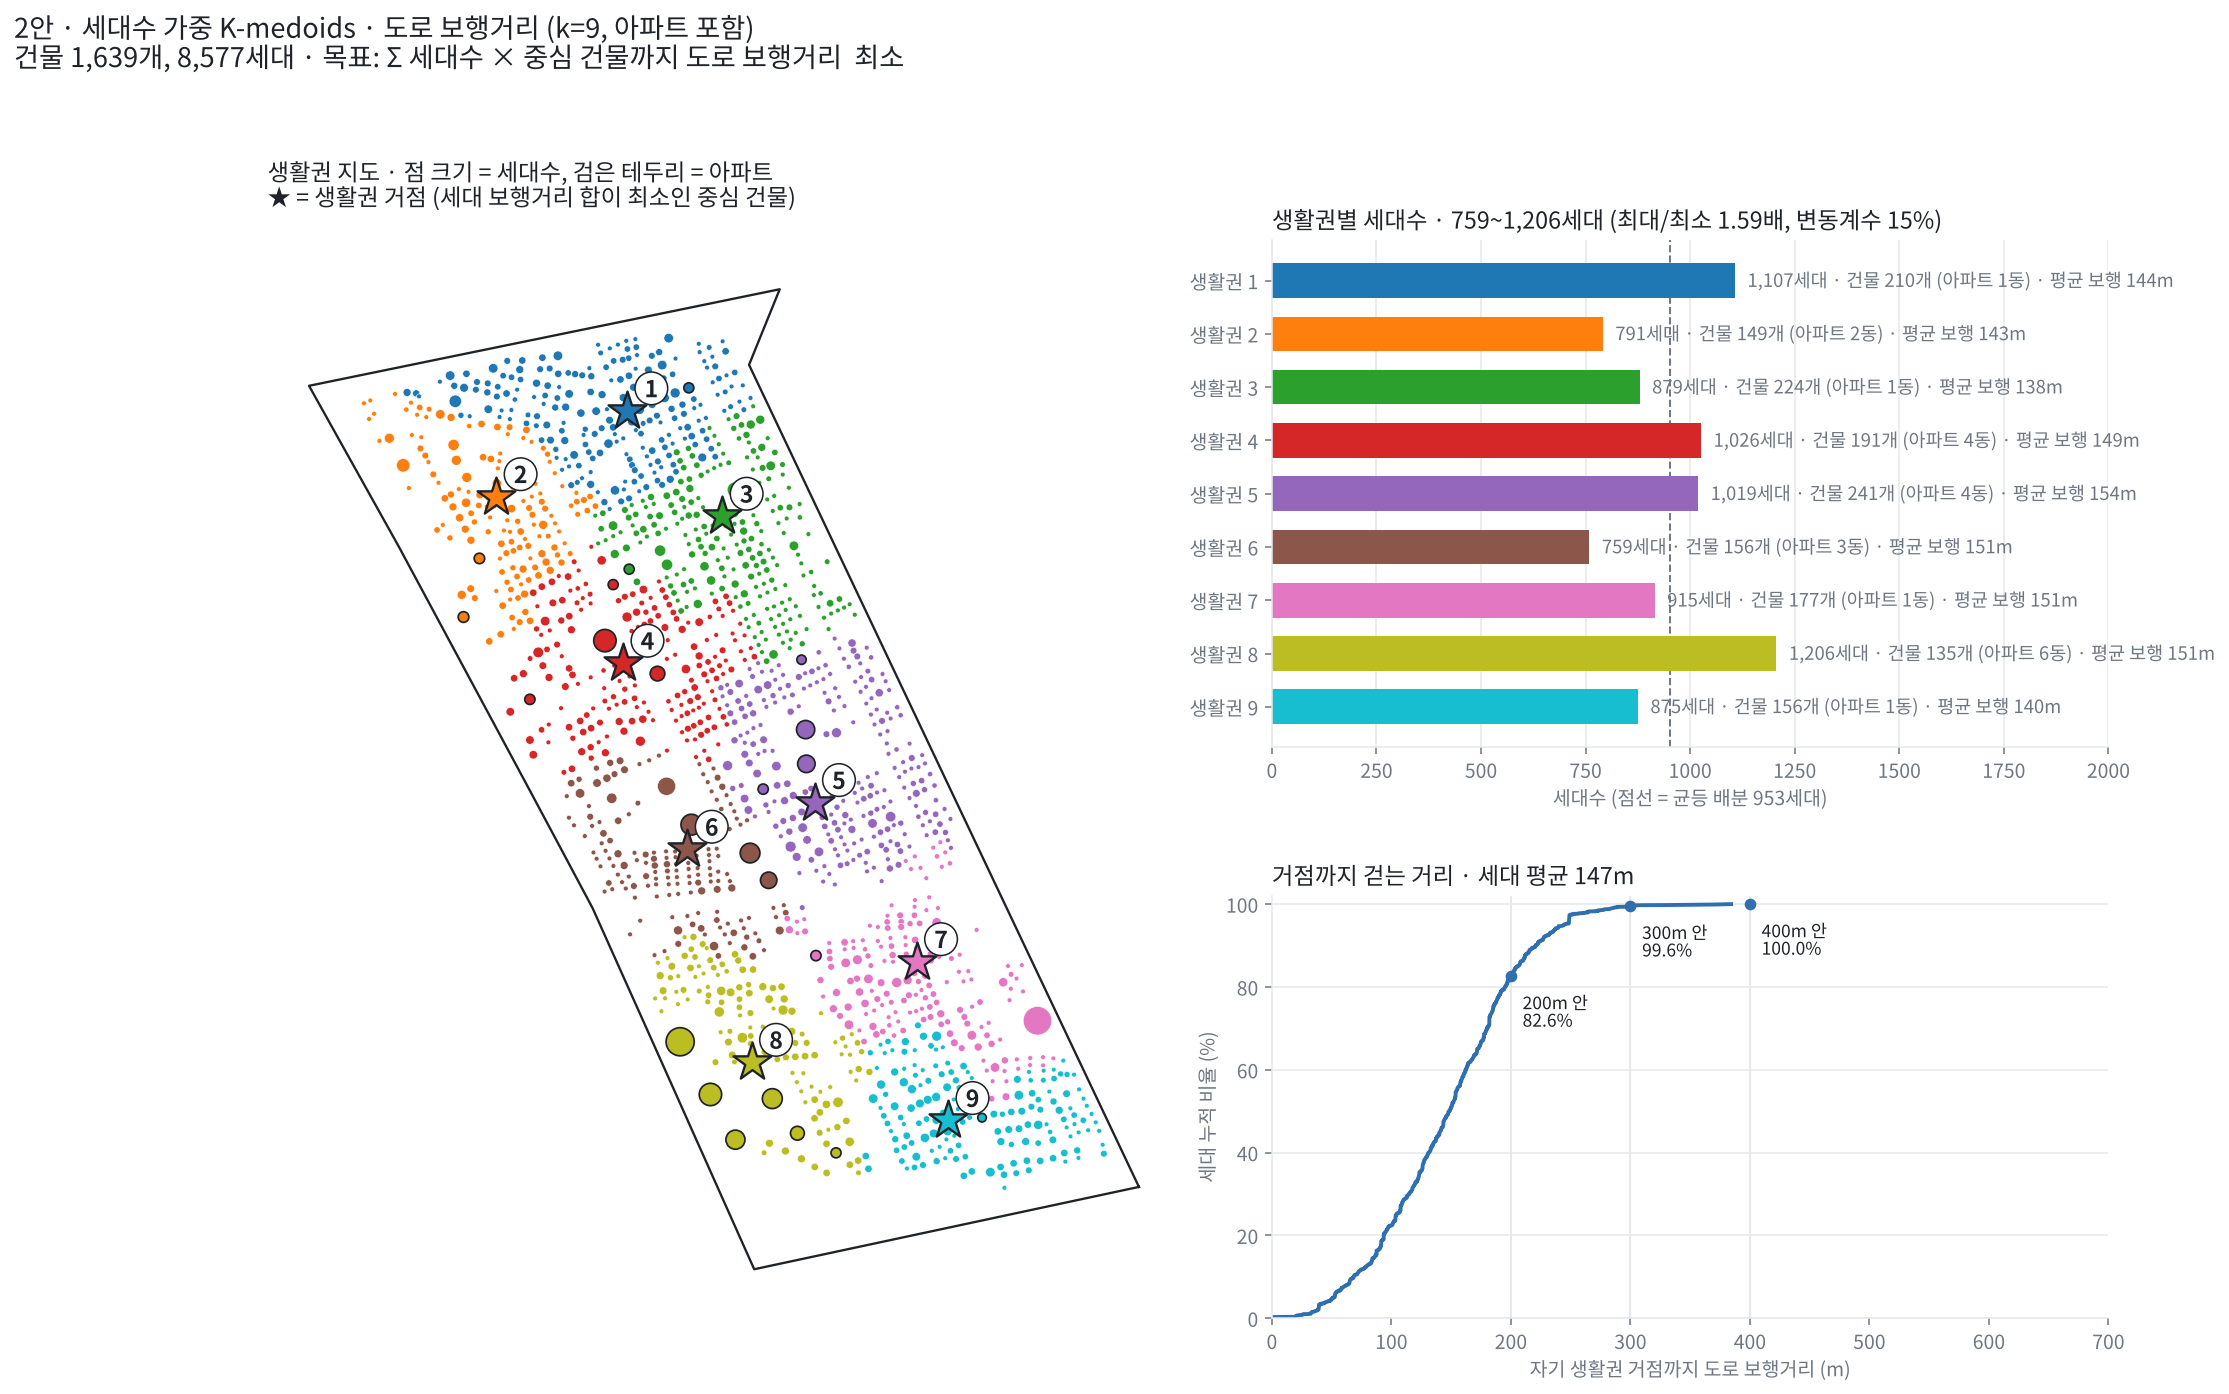

Generate this figure with Python:
"""2안: 세대수 가중 K-medoids (도로 보행거리) 로 생활권 9개 나누기

중심점 = 실제 건물 하나 (medoid). 그 생활권 세대들이 걷는 거리 합이 가장 작은 건물
거리   = 도로를 따라 걷는 거리 (1차 정제의 150m 이하 보행거리를 이어 붙여 모든 건물 쌍 계산)
목표   = Σ 세대수 × (건물 -> 자기 생활권 중심 건물 보행거리)  를 최소로
         K-means 처럼 거리를 제곱하지 않는다. "세대들이 걷는 거리의 합"을 그대로 줄인다.
계산   = 직접 구현 (scikit-learn 에는 세대수 가중 K-medoids 가 없음)
         (1) 시작 중심 고르기 100번 (k-means++ 방식, seed 42)
         (2) 배정 <-> 중심 다시 고르기를 반복 (Voronoi 반복)
         (3) 가장 좋은 결과에서 중심을 다른 건물로 바꿔 보며 더 줄어들면 바꾸기 (PAM 교환)

실행:  python kmedoids_walk.py
입력:  nodes_sinwol1.xlsx (같은 폴더, 1차 정제 결과)
출력:  kmedoids_walk.png
"""
from __future__ import annotations

from pathlib import Path

import matplotlib.pyplot as plt
import numpy as np
import pandas as pd
from matplotlib import font_manager
from scipy.sparse import csr_matrix
from scipy.sparse.csgraph import dijkstra

PLAN = "2안"
PLAN_LABEL = "세대수 가중 K-medoids · 도로 보행거리"
OUTPUT_PNG = "kmedoids_walk.png"

ROOT = Path(__file__).resolve().parent
INPUT = ROOT / "nodes_sinwol1.xlsx"
N_ZONES = 9
SEED = 42
N_INIT = 100

# ---------------------------------------------------------------------------
# 1. 데이터
# ---------------------------------------------------------------------------
nodes = pd.read_excel(INPUT, sheet_name="nodes")
edges = pd.read_excel(INPUT, sheet_name="edges")
boundary = pd.read_excel(INPUT, sheet_name="boundary")
XY = nodes[["x", "y"]].to_numpy()
HH = nodes.households.to_numpy().astype(float)
H_TOTAL = int(HH.sum())
N = len(nodes)


# ---------------------------------------------------------------------------
# 2. 모든 건물 쌍의 도로 보행거리 (1안과 같은 계산)
#    edges 시트의 150m 이하 보행거리에서 양쪽 건물의 '도로까지 수직거리'를 빼면
#    도로 위에서 이동한 거리만 남는다. 이것을 이어 붙여 최단거리(다익스트라)를 구하고
#    출발·도착 건물의 수직거리를 다시 더하면 모든 건물 쌍의 도로 보행거리가 된다.
# ---------------------------------------------------------------------------
def walk_matrix() -> np.ndarray:
    idx = {nid: i for i, nid in enumerate(nodes.node_id)}
    s = edges.source.map(idx).to_numpy()
    t = edges.target.map(idx).to_numpy()
    snap = nodes.snap_to_road_m.to_numpy()
    on_road = np.maximum(edges.walk_m.to_numpy() - snap[s] - snap[t], 0.01)
    R = dijkstra(csr_matrix((on_road, (s, t)), shape=(N, N)), directed=False)
    D = R + snap[:, None] + snap[None, :]
    np.fill_diagonal(D, 0)
    return D


D = walk_matrix()

# ---------------------------------------------------------------------------
# 3. 세대수 가중 K-medoids
# ---------------------------------------------------------------------------
def cost(med: np.ndarray) -> float:
    """Σ 세대수 × 가장 가까운 중심 건물까지 보행거리"""
    return float(HH @ D[:, med].min(axis=1))


def seed_medoids(rng) -> np.ndarray:
    """k-means++ 방식: 이미 고른 중심에서 먼(세대가 많은) 건물일수록 다음 중심으로 뽑힐 확률이 큼."""
    med = [rng.choice(N, p=HH / HH.sum())]
    for _ in range(N_ZONES - 1):
        d = D[:, med].min(axis=1)
        p = HH * d
        med.append(rng.choice(N, p=p / p.sum()))
    return np.array(med)


def voronoi(med: np.ndarray, max_iter: int = 100) -> np.ndarray:
    """배정 -> 각 생활권 안에서 세대 보행거리 합이 최소인 건물로 중심 교체, 바뀌지 않을 때까지."""
    for _ in range(max_iter):
        lab = D[:, med].argmin(axis=1)
        new = med.copy()
        for k in range(N_ZONES):
            m = np.where(lab == k)[0]
            new[k] = m[np.argmin(HH[m] @ D[np.ix_(m, m)])]
        if np.array_equal(np.sort(new), np.sort(med)):
            break
        med = new
    return med


def pam_swap(med: np.ndarray) -> np.ndarray:
    """중심 하나를 다른 건물로 바꿨을 때 목표가 줄어들면 가장 많이 줄어드는 쪽으로 바꾼다. 더 못 줄일 때까지."""
    best = cost(med)
    while True:
        improved = False
        for k in range(N_ZONES):
            others = np.delete(med, k)
            d_other = D[:, others].min(axis=1)                      # 나머지 중심까지 거리
            totals = HH @ np.minimum(d_other[:, None], D)           # 후보 건물 j 를 새 중심으로 했을 때 목표
            j = int(np.argmin(totals))
            if totals[j] < best - 1e-6:
                med = med.copy()
                med[k] = j
                best = float(totals[j])
                improved = True
        if not improved:
            return med


rng = np.random.default_rng(SEED)
runs = [voronoi(seed_medoids(rng)) for _ in range(N_INIT)]
med = pam_swap(min(runs, key=cost))
print(f"[{PLAN}] 시작 {N_INIT}번 중 최선 목표 {min(cost(r) for r in runs):,.0f} -> 교환 후 {cost(med):,.0f}")

lab = D[:, med].argmin(axis=1)
order = np.lexsort((XY[med, 0], -XY[med, 1]))               # 번호: 북쪽 -> 남쪽
zone = np.array([{o: n + 1 for n, o in enumerate(order)}[l] for l in lab])
hub = med[order]                                             # 거점 = 중심 건물 (medoid)

# ===========================================================================
# 아래는 1안과 같은 코드 (요약, 그림)
# ===========================================================================
walk_to_hub = D[np.arange(N), hub[zone - 1]]                # 각 건물 -> 자기 생활권 거점 보행거리

rows = []
for z in range(1, N_ZONES + 1):
    m = zone == z
    w = HH[m]
    rows.append({"zone": z, "buildings": int(m.sum()), "households": int(w.sum()),
                 "walk_mean": float(np.average(walk_to_hub[m], weights=w)),
                 "walk_max": float(walk_to_hub[m].max()),
                 "in300": float(w[walk_to_hub[m] <= 300].sum() / w.sum())})
zt = pd.DataFrame(rows)
h = zt.households
cov = {d: float(HH[walk_to_hub <= d].sum() / H_TOTAL) for d in (200, 300, 400)}
wmean = float(np.average(walk_to_hub, weights=HH))
print(f"[{PLAN}] {PLAN_LABEL}")
print(zt.round(1).to_string(index=False))
print(f"세대수 {h.min():,}~{h.max():,} (최대/최소 {h.max() / h.min():.2f}배, 변동계수 {h.std(ddof=0) / h.mean():.1%})")
print(f"거점까지 세대 평균 보행 {wmean:.0f}m, 200m 안 {cov[200]:.1%}, 300m 안 {cov[300]:.1%}, 400m 안 {cov[400]:.1%}")

for f in ["Malgun Gothic", "AppleGothic", "NanumGothic", "Noto Sans CJK KR"]:
    if any(f == x.name for x in font_manager.fontManager.ttflist):
        plt.rcParams["font.family"] = f
        break
plt.rcParams["axes.unicode_minus"] = False
INK, MUTED, GRID = "#1f2328", "#6e7781", "#e6e8eb"
COLORS = [c for i, c in enumerate(plt.get_cmap("tab10").colors) if i != 7]
BAR_MAX = 2000                                    # 1안·2안 막대 눈금을 같게 고정
apt = nodes.is_apartment.to_numpy()


def style(ax):
    ax.spines[["top", "right"]].set_visible(False)
    ax.spines[["left", "bottom"]].set_color(GRID)
    ax.tick_params(colors=MUTED)
    ax.set_axisbelow(True)


fig = plt.figure(figsize=(17, 10), facecolor="white")
gsp = fig.add_gridspec(2, 2, width_ratios=[1.1, 1], height_ratios=[1.2, 1], wspace=0.1, hspace=0.32)

ax = fig.add_subplot(gsp[:, 0])
for z in range(1, N_ZONES + 1):
    m = zone == z
    ax.scatter(XY[m, 0], XY[m, 1], s=5 + HH[m] * 1.2, color=COLORS[z - 1], edgecolors="white", linewidths=0.3)
ax.scatter(XY[apt, 0], XY[apt, 1], s=5 + HH[apt] * 1.2, facecolors="none", edgecolors=INK, linewidths=0.9)
for z in range(1, N_ZONES + 1):
    hx, hy = XY[hub[z - 1]]
    ax.scatter(hx, hy, s=420, marker="*", color=COLORS[z - 1], edgecolors=INK, linewidths=1.2, zorder=6)
    ax.annotate(str(z), (hx, hy), xytext=(9, 7), textcoords="offset points", fontsize=12,
                fontweight="bold", color=INK, zorder=7,
                bbox=dict(boxstyle="circle,pad=0.2", facecolor="white", edgecolor=INK, linewidth=0.8))
for _, part in boundary.groupby("part"):
    ax.plot(part.x, part.y, color=INK, linewidth=1.2)
ax.set_aspect("equal")
ax.set_axis_off()
ax.set_title("생활권 지도 · 점 크기 = 세대수, 검은 테두리 = 아파트\n★ = 생활권 거점 (세대 보행거리 합이 최소인 중심 건물)",
             loc="left", color=INK, fontsize=12)

ax = fig.add_subplot(gsp[0, 1])
bars = ax.barh([f"생활권 {z}" for z in zt.zone], h, color=COLORS[:N_ZONES], height=0.65)
for b, r in zip(bars, zt.itertuples()):
    n_apt = int((apt & (zone == r.zone)).sum())
    ax.text(b.get_width() + BAR_MAX * 0.015, b.get_y() + b.get_height() / 2,
            f"{r.households:,}세대 · 건물 {r.buildings}개" + (f" (아파트 {n_apt}동)" if n_apt else "")
            + f" · 평균 보행 {r.walk_mean:.0f}m", va="center", fontsize=9.5, color=MUTED)
ax.axvline(H_TOTAL / N_ZONES, color=MUTED, linestyle="--", linewidth=1, zorder=0)
ax.invert_yaxis()
ax.set_xlim(0, BAR_MAX)
ax.set_xlabel(f"세대수 (점선 = 균등 배분 {H_TOTAL / N_ZONES:,.0f}세대)", color=MUTED)
ax.grid(axis="x", color=GRID)
ax.set_title(f"생활권별 세대수 · {h.min():,}~{h.max():,}세대 (최대/최소 {h.max() / h.min():.2f}배, "
             f"변동계수 {h.std(ddof=0) / h.mean():.0%})", loc="left", color=INK, fontsize=12)
style(ax)

ax = fig.add_subplot(gsp[1, 1])
o = np.argsort(walk_to_hub)
ax.plot(walk_to_hub[o], np.cumsum(HH[o]) / H_TOTAL * 100, color="#2f6fb0", linewidth=2)
for d in (200, 300, 400):
    ax.axvline(d, color=GRID, linewidth=1, zorder=0)
    ax.annotate(f"{d}m 안\n{cov[d] * 100:.1f}%", (d, cov[d] * 100), xytext=(6, -26), textcoords="offset points",
                fontsize=9, color=INK)
    ax.scatter(d, cov[d] * 100, s=25, color="#2f6fb0", zorder=5)
ax.set_xlim(0, 700)
ax.set_ylim(0, 102)
ax.set_xlabel("자기 생활권 거점까지 도로 보행거리 (m)", color=MUTED)
ax.set_ylabel("세대 누적 비율 (%)", color=MUTED)
ax.grid(axis="y", color=GRID)
ax.set_title(f"거점까지 걷는 거리 · 세대 평균 {wmean:.0f}m", loc="left", color=INK, fontsize=12)
style(ax)

fig.suptitle(f"{PLAN} · {PLAN_LABEL} (k={N_ZONES}, 아파트 포함)\n"
             f"건물 {N:,}개, {H_TOTAL:,}세대 · 목표: Σ 세대수 × 중심 건물까지 도로 보행거리  최소",
             x=0.02, y=1.0, ha="left", va="bottom", fontsize=14, color=INK)
fig.savefig(ROOT / OUTPUT_PNG, dpi=140, bbox_inches="tight")
print("saved", OUTPUT_PNG)
